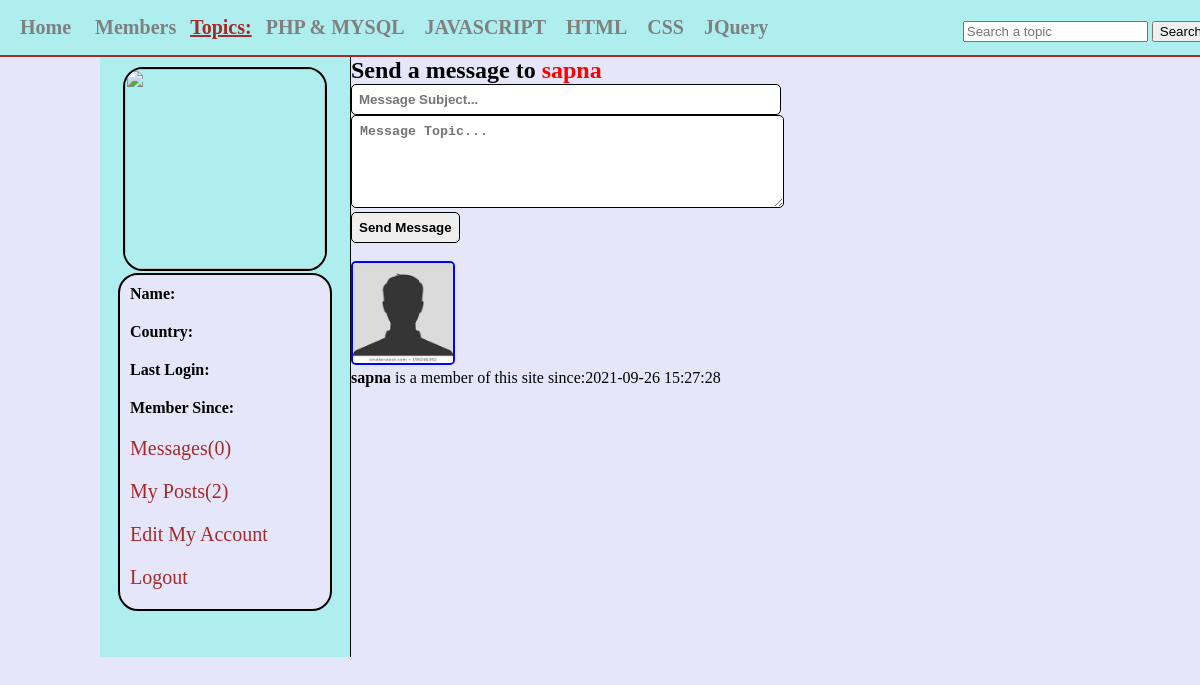
Screenshot of /messages.php?u_id=2 with the database file from the repository.
### tables this page shows
CREATE TABLE `topics` (
  `topic_id` int(11) NOT NULL,
  `topic_name` varchar(20) NOT NULL
);

CREATE TABLE `users` (
  `user_id` int(11) NOT NULL,
  `user_name` varchar(255) NOT NULL,
  `user_pass` varchar(255) NOT NULL,
  `user_email` varchar(255) NOT NULL,
  `user_country` text NOT NULL,
  `user_gender` text NOT NULL,
  `user_birthday` text NOT NULL,
  `user_image` text NOT NULL,
  `user_reg_date` text NOT NULL,
  `last_last_login` text NOT NULL,
  `status` text NOT NULL,
  `ver_code` int(100) NOT NULL,
  `posts` text NOT NULL
);

### messages.php (the view, shortened to what this page needs)
<!DOCTYPE html>
<?Php
include("functions/functions.php");
?>
<html lang="en">
<head>
    <link rel="stylesheet" href="styles/home_style.css" media="all" />
</head>
<body>
    <div class="container">
        <div id="head_wrap">
            <div id="header">
                <ul id="menu">
                    <li><a href="home.php">Home</a></li>
                    <li><a href="members.php">Members</a></li>
                    <strong>Topics:</strong>
                    <?php
                    $get_topics = "select * from topics";
                    $run_topics = mysqli_query($con, $get_topics);
                    while ($row = mysqli_fetch_array($run_topics)) {
                        $topic_id = $row['topic_id'];
                        $topic_name = $row['topic_name'];
                        echo "<li><a href='topic.php?topic=$topic_id'>$topic_name</a></li>";
                    }
                    ?>
                </ul>
                <form method="get" action="result.php" id="form1">
                    <input type="text" name="user_query" placeholder="Search a topic" />
                    <input type="Submit" name="search" value="Search" />
                </form>
            </div>
        </div>
        <div class="content">
            <div id="user_timeline">
                <div id="user_details">
                    <?php
                    $user = $_SESSION['user_email'];
                    $get_user = "select * from users where user_email='$user'";
                    $run_user = mysqli_query($con, $get_user);
                    $row = mysqli_fetch_array($run_user);
                    $user_id = $row['user_id'];
                    $user_name = $row['user_name'];
                    $user_country = $row['user_country'];
                    $user_image = $row['user_image'];
                    $user_reg_date = $row['user_reg_date'];
                    $last_last_login = $row['last_last_login'];
                    $user_posts = "select * from posts where user_id='$user_id'";
                    $run_posts = mysqli_query($con, $user_posts);
                    $posts = mysqli_num_rows($run_posts);
                    $sel_msg = "select * from messages where receiver='$user_id' AND status='unread' ORDER by 1 DESC";
                    $run_msg = mysqli_query($con, $sel_msg);
                    $count_msg = mysqli_num_rows($run_msg);
                    echo "<center>
                    <img src='users/$user_image' width='200' height='200'/></center>
                    <div id='user_mention'>
                    <p><strong>Name:</strong>$user_name</p>
                    <p><strong>Country:</strong>$user_country</p>
                    <p><strong>Last Login:</strong>$last_last_login</p>
                    <p><strong>Member Since:</strong>$user_reg_date</p>
                    <p><a href='my_messages.php?inbox&u_id=$user_id'>Messages($count_msg)</a></p>
                    <p><a href='my_posts.php?u_id=$user_id'>My Posts($posts)</a></p>
                    <p><a href='edit_profile.php?u_id=$user_id'>Edit My Account</a></p>
                    <p><a href='logout.php'>Logout</a></p>
                    </div>
                    ";
                    ?>
                </div>
            </div>
            <div id="message">
                <?php
                if (isset($_GET['u_id'])) {
                    $u_id = $_GET['u_id'];
                    $sel = "select * from users where user_id='$u_id'";
                    $run = mysqli_query($con, $sel);
                    $row = mysqli_fetch_array($run);
                    $user_name = $row['user_name'];
                    $user_image = $row['user_image'];
                    $reg_date = $row['user_reg_date'];
                }
                ?>
                <h2>Send a message to <span style='color:red;'><?php echo $user_name; ?></span></h2>
                <form action="messages.php?u_id=<?php echo $u_id; ?>" method="POST" id="f">
                    <input type="text" name="msg_title" placeholder="Message Subject..." size="49" />
                    <textarea name="msg" cols="50" rows="5" placeholder="Message Topic..." /></textarea><br />
                    <input type="submit" name="message" value="Send Message" />
                </form><br />
                <img style="border: 2px solid blue; border-radius:5px;" src="users/<?php echo $user_image; ?>" width="100" height="100" />
                <p><strong><?php echo $user_name; ?></strong> is a member of this site since:<?php echo $reg_date; ?></p>
            </div>
        </div>
    </div>
</body>
</html>

### styles/home_style.css (style rules this page uses)
html, body, div, span, applet, object, iframe, h1, h2, h3, h4, h5, h6, p, blockquote, pre, a, abbr, acronym, address, big, cite, code, del, dfn, em, img, ins, kbd, q, s, samp, small, strike, strong, sub, sup, tt, var, b, u, i, center, dl, dt, dd, ol, ul, li, fieldset, form, label, legend, table, caption, tbody, tfoot, thead, tr, th, td, article, aside, canvas, details, embed, figure, figcaption, footer, header, hgroup, menu, nav, output, ruby, section, summary, time, mark, audio, video { margin: 0; padding: 0; border: 0; }
body { background-color: #E6E6FA; }
.container { margin: 0; padding: 0; background: #E6E6FA; }
#head_wrap { width: 100%; height: 35px; margin: 0 auto; border-bottom: 2px solid brown; padding: 10px; background: #AFEEEE; }
#header { margin: 0 auto; width: 1200px; height: 100px; }
#menu { line-height: 35px; padding: 0; margin: 0; float: left; }
#menu li { display: inline; list-style: none; }
#menu a { margin: 5px; padding: 5px; text-decoration: none; color: gray; font-size: 20px; font-weight: bold; }
#menu strong { font-size: 20px; text-decoration: underline; color: brown; }
#form1 { float: right; line-height: 35px; padding-top: 3px; }
.content { width: 1000px; margin: 0 auto; }
#user_timeline { background: #AFEEEE; width: 250px; float: left; height: 600px; border-right: 1px solid black; }
#user_details { padding: 10px; }
#user_details img { border: 2px solid black; border-radius: 20px; }
#user_details p { margin-bottom: 10px; padding: 5px; }
#user_details a { color: brown; font-size: 20px; text-decoration: none; }
#user_mention { background: #E6E6FA; border: 2px solid black; border-radius: 20px; width: 200px; margin: 0 auto; padding: 5px; }
#f input { padding: 7px; border: 1px solid black; border-radius: 5px; font-weight: bolder; }
#f textarea { padding: 8px; border: 1px solid black; border-radius: 5px; font-weight: bolder; }

### rows the page displays
topics: topic_name "PHP & MYSQL"
topics: topic_name "JAVASCRIPT"
topics: topic_name "HTML"
topics: topic_name "CSS"
topics: topic_name "JQuery"
users: user_name "sapna", user_image (placeholder picture), user_reg_date "2021-09-26 15:27:28"

### other values shown
$count_msg "0"
$posts "2"
